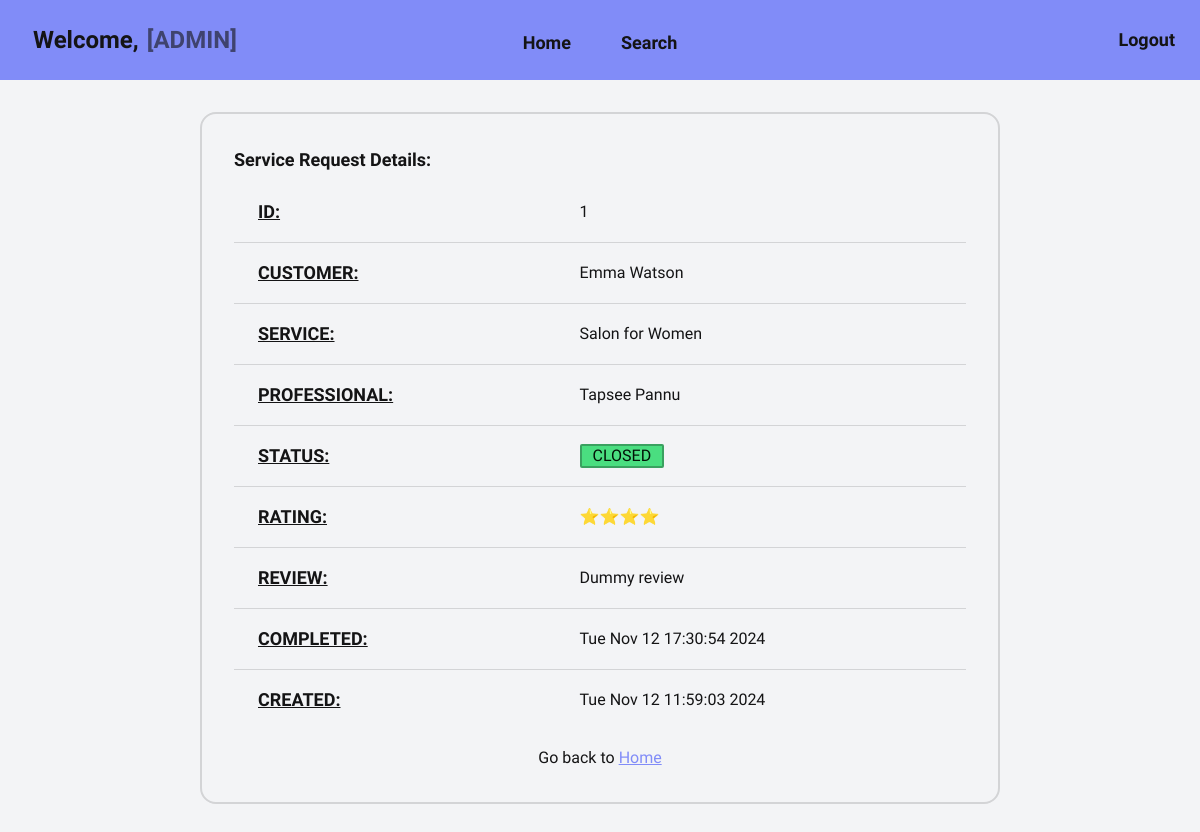
The app's page /admin/request/details/1 with its own data.
### models.py (models this page shows, shortened)
class ServiceRequest(db.Model):
    __tablename__ = 'service_request'
    id: Mapped[int] = mapped_column(
        Integer, primary_key=True, autoincrement="auto")
    service_id: Mapped[int] = mapped_column(Integer, ForeignKey("service.id"))
    professional_id: Mapped[Optional[int]] = mapped_column(
        Integer, ForeignKey("professional.id"))
    customer_id: Mapped[int] = mapped_column(
        Integer, ForeignKey("customer.id"))
    customer: Mapped["Customer"] = relationship(
        back_populates="service_requests")
    status: Mapped[Optional[str]] = mapped_column(
        String(10), default="REQUESTED")
    rating: Mapped[Optional[int]] = mapped_column(Integer)  # from 1 to 5
    remarks: Mapped[Optional[str]] = mapped_column(Text)
    completed: Mapped[Optional[datetime]] = mapped_column(DateTime)
    created: Mapped[Optional[datetime]] = mapped_column(
        DateTime, server_default=func.now())
    updated: Mapped[Optional[datetime]] = mapped_column(
        DateTime, default=func.now(), onupdate=func.now())
    def stars(self):
        if self.rating == 1:
            stars = "⭐"
        elif self.rating == 2:
            stars = "⭐⭐"
        elif self.rating == 3:
            stars = "⭐⭐⭐"
        elif self.rating == 4:
            stars = "⭐⭐⭐⭐"
        elif self.rating == 5:
            stars = "⭐⭐⭐⭐⭐"
        else:
            stars = None
        return stars
    def completed_time(self):
        if self.completed:
            return self.completed.ctime()
        else:
            return None
    def service(self):
        return get_with_id(Service, self.service_id)
    def prof(self):
        return get_with_id(Professional, self.professional_id)

class User(db.Model, UserMixin):
    __tablename__ = 'user'
    id: Mapped[int] = mapped_column(
        Integer, primary_key=True, autoincrement="auto")
    fullname: Mapped[str] = mapped_column(String(200))
    username: Mapped[str] = mapped_column(String(30), unique=True)
    email: Mapped[str] = mapped_column(String(200), unique=True)
    password: Mapped[str] = mapped_column(String(40))
    role: Mapped[str] = mapped_column(String(200))

class Service(db.Model):
    __tablename__ = 'service'
    id: Mapped[int] = mapped_column(
        Integer, primary_key=True, autoincrement="auto")
    name: Mapped[str] = mapped_column(String(200))
    price: Mapped[int] = mapped_column(Integer)
    timereq: Mapped[Optional[int]] = mapped_column(Integer)  # in hours
    description: Mapped[str] = mapped_column(Text)
    professionals: Mapped[List["Professional"]
                          ] = relationship(back_populates="service")
    created: Mapped[Optional[datetime]] = mapped_column(
        DateTime, server_default=func.now())
    updated: Mapped[Optional[datetime]] = mapped_column(
        DateTime, default=func.now(), onupdate=func.now())

### views.py (the view)
@app.route("/admin/request/details/<request_id>")
def request_details(request_id):
    service_request = get_with_id(ServiceRequest, request_id)
    if not service_request:
        return redirect(url_for('not_found'))
    return render_template("admin/service/request_details.html", service_request=service_request)

### models.py (called while the page is built)
def get_with_id(model, pkid):
    sql = select(model).where(model.id == pkid)
    result = db.session.scalars(sql).first()
    return result

### templates/admin/service/request_details.html (shortened to what this page needs)
{% extends "base/admin/loggedin.html" %}
{% block content %}
<section class="w-2/3 card card-bordered border-2">
  <div class="card-body">
    {% if service_request %}
    <h2 class="card-title text-lg">Service Request Details:</h2>
    <table class="table table-lg">
      <tbody>
        <tr>
          <td class="text-lg font-bold underline">ID:</td>
          <td>{{ service_request.id }}</td>
        </tr>
        <tr>
          <td class="text-lg font-bold underline">CUSTOMER:</td>
          <td>
              {{ service_request.customer.user.fullname }}
          </td>
        </tr>
        <tr>
          <td class="text-lg font-bold underline">SERVICE:</td>
          <td>{{ service_request.service().name }}</td>
        </tr>
        <tr>
          <td class="text-lg font-bold underline">PROFESSIONAL:</td>
          <td>
              {% if service_request.status == "REQUESTED" %}
                NOT ASSIGNED
              {% else %}
                {{ service_request.prof().user.fullname }}
              {% endif %}
          </td>
        </tr>
        <tr>
          <td class="text-lg font-bold underline">STATUS:</td>
          <td>
            {% if service_request.status == "REQUESTED" %}
              <span class="badge badge-lg badge-error">REQUESTED</span>
            {% elif service_request.status == "ASSIGNED" %}
              <span class="badge badge-lg badge-warning">ASSIGNED</span>
            {% else %}
              <span class="badge badge-lg badge-success">CLOSED</span>
            {% endif %}
          </td>
        </tr>
        <tr>
          <td class="text-lg font-bold underline">RATING:</td>
          <td>{{ service_request.stars() }}</td>
        </tr>
        <tr>
          <td class="text-lg font-bold underline">REVIEW:</td>
          <td>{{ service_request.remarks }}</td>
        </tr>
        <tr>
          <td class="text-lg font-bold underline">COMPLETED:</td>
          <td>{{ service_request.completed_time() }}</td>
        </tr>
        <tr>
          <td class="text-lg font-bold underline">CREATED:</td>
          <td>{{ service_request.created.ctime() }}</td>
        </tr>
      </tbody>
    </table>
    {% else %}
    <p class="text-center text-lg font-bold">Requested service not found</p>
    {% endif %}
    <p class="text-center pt-2">
        Go back to <a href="{{ url_for('admin_home') }}" class="link link-primary">Home</a>
    </p>
  </div>
</section>
{% endblock %}

### records on screen
ServiceRequest: id "1", stars "⭐⭐⭐⭐", remarks "Dummy review", completed_time "Tue Nov 12 17:30:54 2024", created.ctime "Tue Nov 12 11:59:03 2024"
User: customer.user.fullname "Emma Watson"
Service: service "Salon for Women"
User: prof "Tapsee Pannu"
